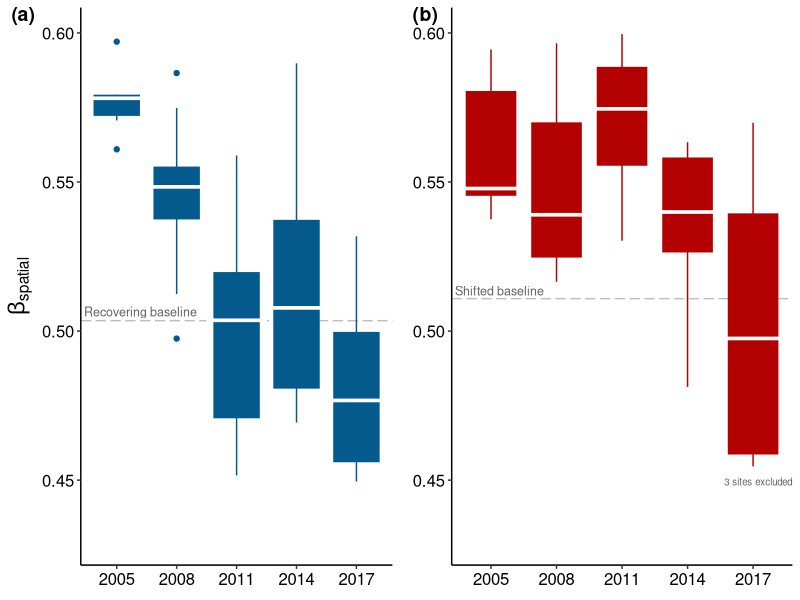

The R source for this figure:
library(tidyverse)
library(grid)
library(gridExtra)
library(cowplot)


############ Figure 3 - spatial beta patterns ####################

## plot details
recovering<-c('#045a8d')	
shifted<-c('#b30000')
theme_set(theme_bw())

## read data
beta<-read.csv(file='data/UVC_beta_spatial.csv')

## baseline: mean 1994 estimates
beta.base<-beta %>% 
            filter(Year==1994) %>% 
            group_by(Year, type) %>% 
            summarise(beta.bray = mean(beta.bray))

## 2005-2017 beta, all estimates for boxplots
beta.plot<-beta %>% 
            filter(Year!=1994) %>% 
            mutate(state=factor(type))


## labels
grob1 <- grobTree(textGrob("Recovering baseline", x=0.01,  y=0.455, hjust=0,
  gp=gpar(col="#636363", fontsize=9)))
grob2 <- grobTree(textGrob("Shifted baseline", x=0.01,  y=0.4925, hjust=0,
  gp=gpar(col="#636363", fontsize=9)))
grob3 <- grobTree(textGrob("3 sites excluded", x=0.8,  y=0.15, hjust=0,
  gp=gpar(col="#636363", fontsize=7)))

## create plots

## recovering
bs0<-ggplot(beta.plot[beta.plot$state=='Recovering',], aes(factor(Year), beta.bray, fill=state, col=state)) + 
		geom_hline(yintercept=beta.base$beta.bray[beta.base$type=='Recovering'], 
			linetype='longdash', col='grey') +
		scale_fill_manual(values=c(recovering)) +
		scale_colour_manual(values=c(recovering)) +
		geom_boxplot(show.legend=F, aes(factor(Year), beta.bray, fill=state)) +
		stat_summary(fun.y = median, fun.ymin = median, fun.ymax = median,
                 geom = "crossbar", width = 1, col='white', show.legend=F) +
		theme(axis.text.x=element_text(size=12, colour='black'),
			axis.text.y=element_text(size=12, colour='black'),
			axis.title.y=element_text(size=16, colour='black'),
			axis.title.x=element_text(size=0, colour='black'),
				panel.border = element_blank(),
				 panel.grid.major = element_blank(),
				panel.grid.minor = element_blank(),
		 		axis.line = element_line(colour = "black"),
				legend.text=element_text(size=8)) +
		scale_y_continuous(limits=c(0.43,0.6)) +
		labs(x = '', y =expression(beta['spatial'])) +
		annotation_custom(grob1)

## shifted
bs1<-ggplot(beta.plot[beta.plot$state=='Shifted',], aes(factor(Year), beta.bray, fill=state, col=state)) + 
		geom_hline(yintercept=beta.base$beta.bray[beta.base$type=='Shifted'], 
			linetype='longdash', col='grey') +
		scale_fill_manual(values=c(shifted)) +
		scale_colour_manual(values=c(shifted)) +
		geom_boxplot(show.legend=F, aes(factor(Year), beta.bray, fill=state)) +
		stat_summary(fun.y = median, fun.ymin = median, fun.ymax = median,
                 geom = "crossbar", width = 1, col='white', show.legend=F) +
		theme(axis.text.x=element_text(size=12, colour='black'),
			axis.text.y=element_text(size=12, colour='black'),
			axis.title.y=element_text(size=0, colour='black'),
			axis.title.x=element_text(size=0, colour='black'),
				panel.border = element_blank(),
				 panel.grid.major = element_blank(),
				panel.grid.minor = element_blank(),
		 		axis.line = element_line(colour = "black"),
				legend.text=element_text(size=8)) +
		scale_y_continuous(limits=c(0.43,0.6)) +
		labs(x = '', y ='') +
		annotation_custom(grob2) +
		annotation_custom(grob3)


pdf(file='figures-pdf/Figure3.pdf', height=7, width=9)
plot_grid(bs0, bs1, nrow=1, labels=c('(a)', '(b)'), label_size=14)
dev.off()
